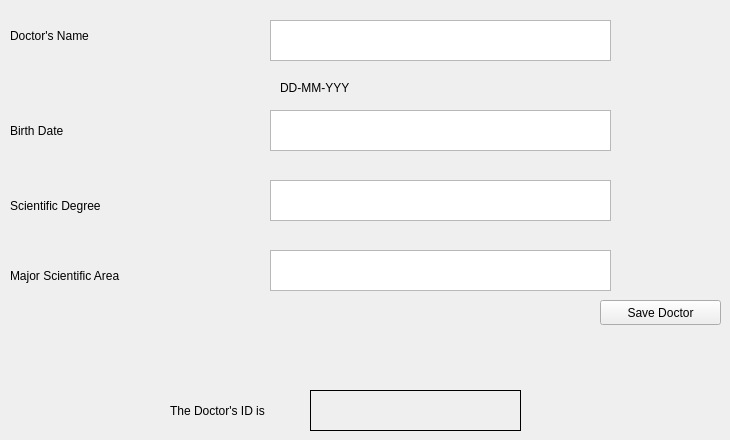
      <widget class="QWidget" name="adddoc">
       <attribute name="title">
        <string>Add Doctor</string>
       </attribute>
       <widget class="QLabel" name="label_41">
        <property name="geometry">
         <rect>
          <x>10</x>
          <y>20</y>
          <width>101</width>
          <height>31</height>
         </rect>
        </property>
        <property name="text">
         <string>Doctor's Name</string>
        </property>
       </widget>
       <widget class="QLabel" name="label_42">
        <property name="geometry">
         <rect>
          <x>10</x>
          <y>190</y>
          <width>131</width>
          <height>31</height>
         </rect>
        </property>
        <property name="text">
         <string>Scientific Degree</string>
        </property>
       </widget>
       <widget class="QLabel" name="label_43">
        <property name="geometry">
         <rect>
          <x>10</x>
          <y>120</y>
          <width>81</width>
          <height>21</height>
         </rect>
        </property>
        <property name="text">
         <string>Birth Date</string>
        </property>
       </widget>
       <widget class="QLabel" name="label_44">
        <property name="geometry">
         <rect>
          <x>280</x>
          <y>80</y>
          <width>71</width>
          <height>16</height>
         </rect>
        </property>
        <property name="font">
         <font>
          <pointsize>9</pointsize>
         </font>
        </property>
        <property name="text">
         <string>DD-MM-YYY</string>
        </property>
       </widget>
       <widget class="QLabel" name="label_45">
        <property name="geometry">
         <rect>
          <x>170</x>
          <y>400</y>
          <width>181</width>
          <height>21</height>
         </rect>
        </property>
        <property name="text">
         <string>The Doctor's ID is</string>
        </property>
       </widget>
       <widget class="QTextEdit" name="docdate">
        <property name="geometry">
         <rect>
          <x>270</x>
          <y>110</y>
          <width>341</width>
          <height>41</height>
         </rect>
        </property>
       </widget>
       <widget class="QTextEdit" name="docdegree">
        <property name="geometry">
         <rect>
          <x>270</x>
          <y>180</y>
          <width>341</width>
          <height>41</height>
         </rect>
        </property>
       </widget>
       <widget class="QTextEdit" name="docarea">
        <property name="geometry">
         <rect>
          <x>270</x>
          <y>250</y>
          <width>341</width>
          <height>41</height>
         </rect>
        </property>
       </widget>
       <widget class="QTextEdit" name="docname">
        <property name="geometry">
         <rect>
          <x>270</x>
          <y>20</y>
          <width>341</width>
          <height>41</height>
         </rect>
        </property>
       </widget>
       <widget class="QLabel" name="label_46">
        <property name="geometry">
         <rect>
          <x>10</x>
          <y>260</y>
          <width>151</width>
          <height>31</height>
         </rect>
        </property>
        <property name="text">
         <string>Major Scientific Area</string>
        </property>
       </widget>
       <widget class="QPushButton" name="Savedoctor">
        <property name="geometry">
         <rect>
          <x>600</x>
          <y>300</y>
          <width>121</width>
          <height>25</height>
         </rect>
        </property>
        <property name="text">
         <string>Save Doctor</string>
        </property>
       </widget>
       <widget class="QLabel" name="label_12">
        <property name="geometry">
         <rect>
          <x>310</x>
          <y>390</y>
          <width>211</width>
          <height>41</height>
         </rect>
        </property>
        <property name="frameShape">
         <enum>QFrame::Box</enum>
        </property>
        <property name="text">
         <string/>
        </property>
       </widget>
      </widget>
